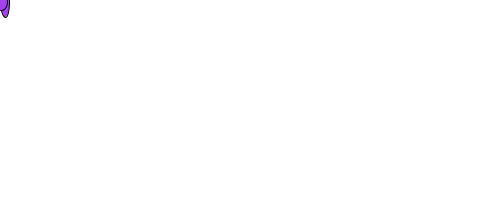
Frame 1 (no input)
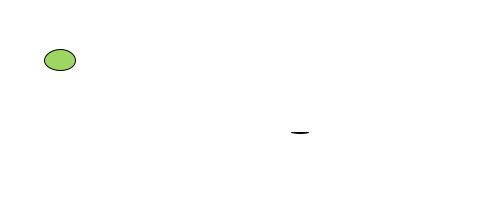
Frame 60 (the mouse pressed at the canvas centre just before this capture)
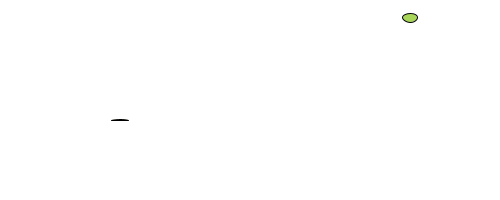
Frame 120 (the mouse held since frame 60 and released just before this capture)

The Processing sketch that drew these frames (run headless with seeded random() and noise(); from frame 60 on, the mouse is pressed at the canvas centre):

// Processing sketch: processing_33029
// ── processing_33029.pde

float circleX;
float circleY;
float vel = 0;
float vel2= 5;
float circleX2;
float circleY2;
float vel3=1;
float vel4=1;
float gravity=.95;

void setup() {
  
  size(500, 200);
  smooth();
}



void draw() {
background(255);

  fill(random(0, 255), random(0, 255), random(0, 255));
  //noStroke();


  circleX+=vel2;
  circleY+=vel;
  vel+=gravity;
  
  circleX2+=vel4;
  circleY2+=vel3 ;
 
  
  ellipseMode(RADIUS);
  ellipse(circleX, circleY, random(0, 20), random(0, 20));
   ellipse(circleX2, circleY2, random(0, 20), random(0, 20));
   
   
  if ((circleY<0)||(circleY>height)) {
    vel*=-.95;
   
  }


  if ((circleX<0)||circleX>width) {
    vel2*=-1;
  }
  
  
  if ((circleY2<0)||(circleY2>height)) {
    vel3*=-1;
   
  }


  if ((circleX2<0)||circleX2>width) {
    vel4*=-1;
  }


}
